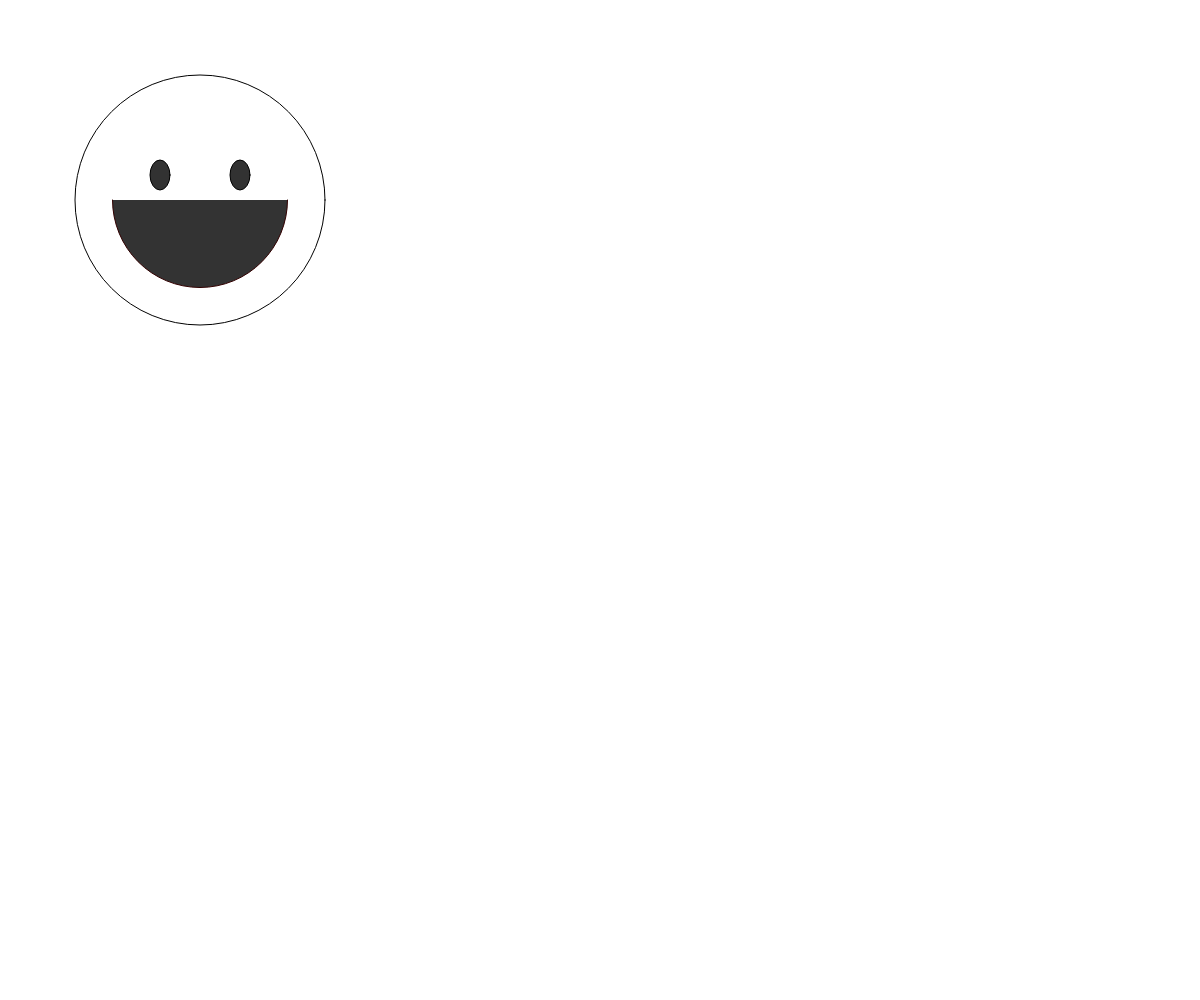
Frame 1 (no input)
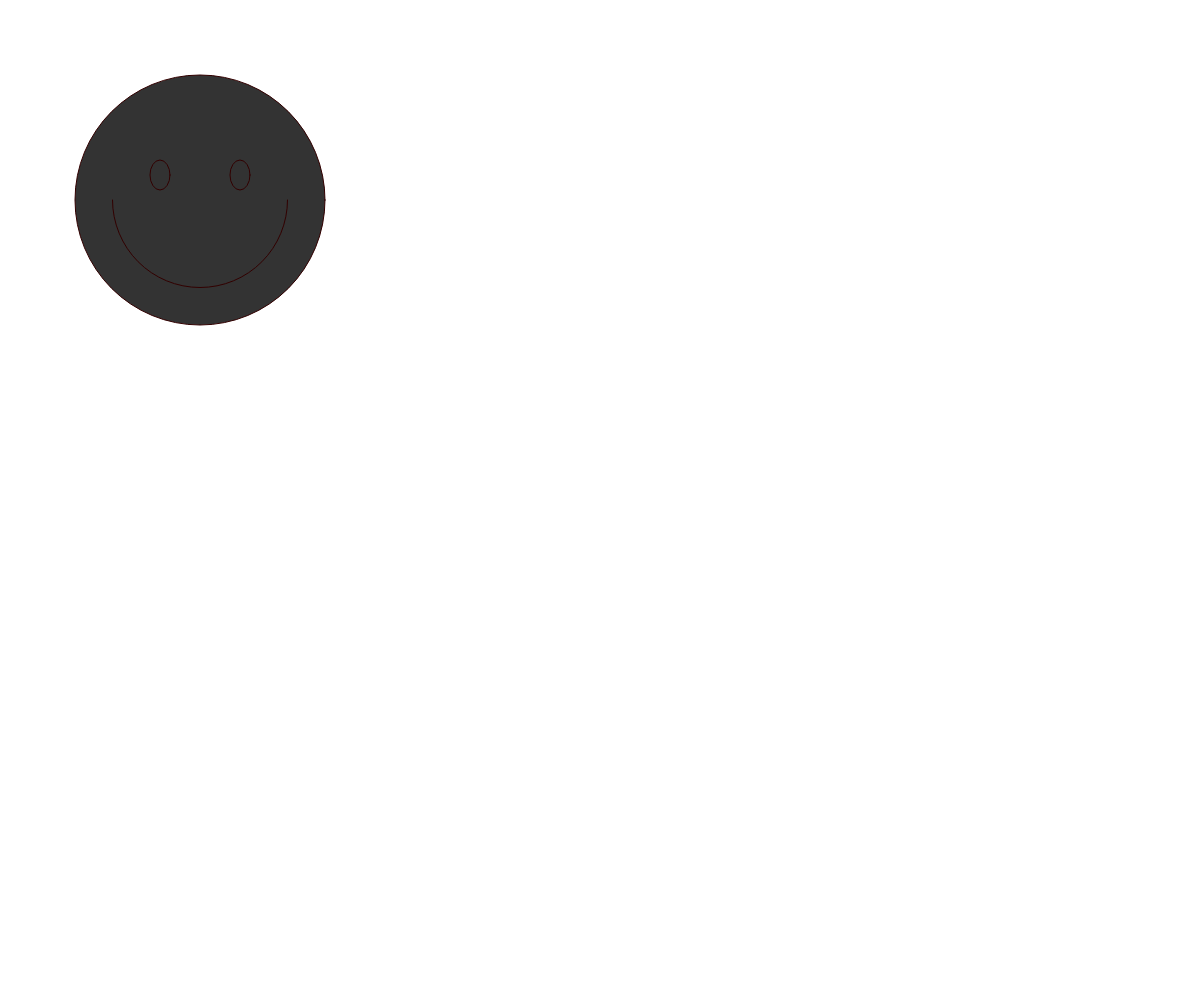
Frame 60 (no input)
Frame 120 (the mouse pressed at the canvas centre since frame 60): identical to frame 60, image omitted

The p5.js sketch that drew these frames (run headless with seeded random() and noise() and a simulated clock; from frame 60 on, the mouse is pressed at the canvas centre):

// p5.js sketch
// ── sketch.js
var x;
var y;
var easing;

function setup() {
	createCanvas(windowWidth, windowHeight);
	background(255);
	easing = .025;
	x = width/2;
	y = height/2;
}

function draw() {
	background(255);
	var eX = (mouseX - x) * easing;
	var eY = (mouseY - y) * easing;

	x = x + eX;
	y = y + eY;

	if (dist (x,y,mouseX, mouseY) <= 30) {
		ellipse(200, 200, 250, 250);
 	fill(50);
  	ellipse(160, 175, 20, 30);
  	ellipse(240, 175, 20, 30);
 
  
  	stroke(50, 0, 0);
  	noFill();
  	arc(200, 200, 175, 175, 0, radians(180));


	}

	else {
	ellipse(200, 200, 250, 250);
 	fill(50);
  	ellipse(160, 175, 20, 30);
  	ellipse(240, 175, 20, 30);
 
  
  	stroke(50, 0, 0);
  	fill(51);
  	arc(200, 200, 175, 175, 0, radians(180));

	}



}
